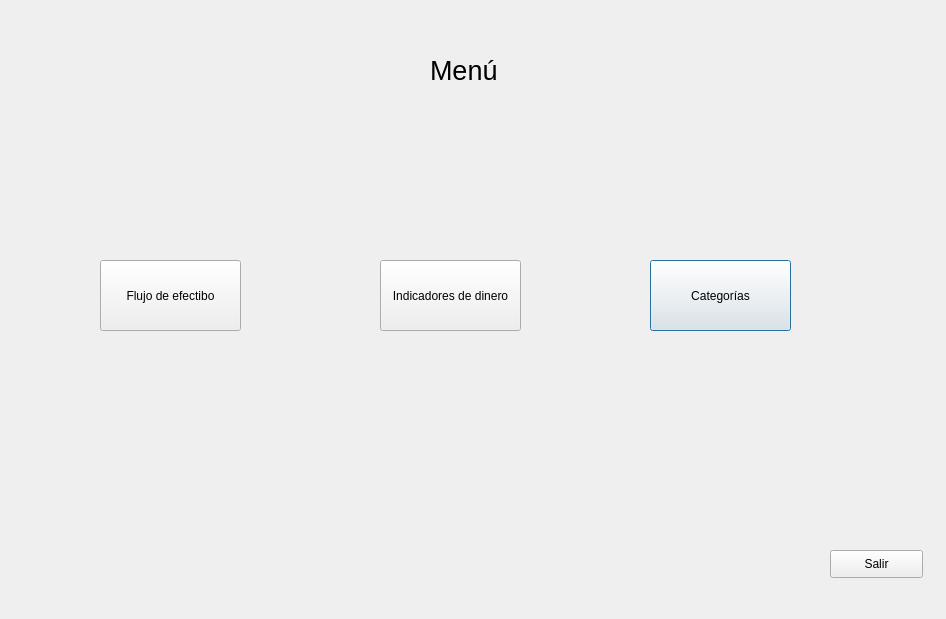
<?xml version="1.0" encoding="UTF-8"?>
<ui version="4.0">
 <class>menuPrincipal</class>
 <widget class="QDialog" name="menuPrincipal">
  <property name="geometry">
   <rect>
    <x>0</x>
    <y>0</y>
    <width>946</width>
    <height>619</height>
   </rect>
  </property>
  <property name="windowTitle">
   <string>Dialog</string>
  </property>
  <widget class="QPushButton" name="pushButton_4">
   <property name="geometry">
    <rect>
     <x>650</x>
     <y>260</y>
     <width>141</width>
     <height>71</height>
    </rect>
   </property>
   <property name="text">
    <string>Categorías</string>
   </property>
  </widget>
  <widget class="QPushButton" name="buttonFlujoEfectivo">
   <property name="geometry">
    <rect>
     <x>100</x>
     <y>260</y>
     <width>141</width>
     <height>71</height>
    </rect>
   </property>
   <property name="text">
    <string>Flujo de efectibo</string>
   </property>
  </widget>
  <widget class="QLabel" name="labelEncabezado">
   <property name="geometry">
    <rect>
     <x>430</x>
     <y>40</y>
     <width>81</width>
     <height>61</height>
    </rect>
   </property>
   <property name="font">
    <font>
     <pointsize>20</pointsize>
    </font>
   </property>
   <property name="text">
    <string>Menú</string>
   </property>
  </widget>
  <widget class="QPushButton" name="buttonIndicadores">
   <property name="geometry">
    <rect>
     <x>380</x>
     <y>260</y>
     <width>141</width>
     <height>71</height>
    </rect>
   </property>
   <property name="text">
    <string>Indicadores de dinero</string>
   </property>
  </widget>
  <widget class="QPushButton" name="pushButton">
   <property name="geometry">
    <rect>
     <x>830</x>
     <y>550</y>
     <width>93</width>
     <height>28</height>
    </rect>
   </property>
   <property name="text">
    <string>Salir</string>
   </property>
  </widget>
 </widget>
 <resources/>
 <connections/>
</ui>
